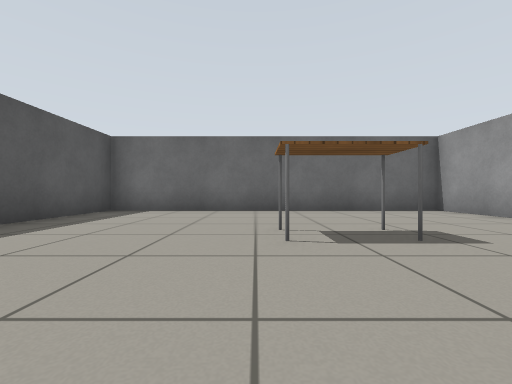
[1] (above)

17 first-person views from a walk through a world built for the Gazebo simulator. The camera is 0.5 m above the floor, looks level and sees 90° across. The floor is counted in squares, 1 m on a side. Each view is taken from the middle of a square. On the plan, view 1 faces up. The plan holds only what a view shows up to about 9 squares ahead; the rest is blank. Gazebo's built-in surfaces are drawn with simple patterns.

[2]
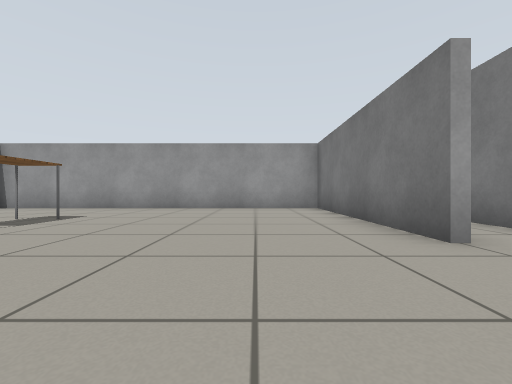

[3]
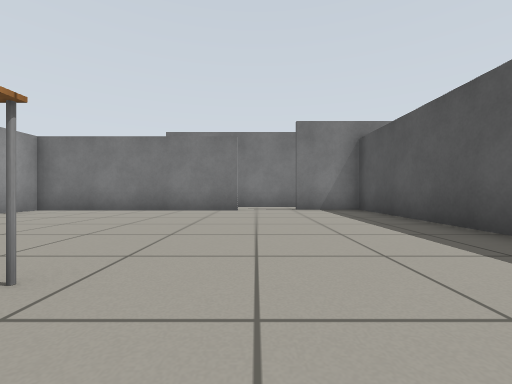

[4]
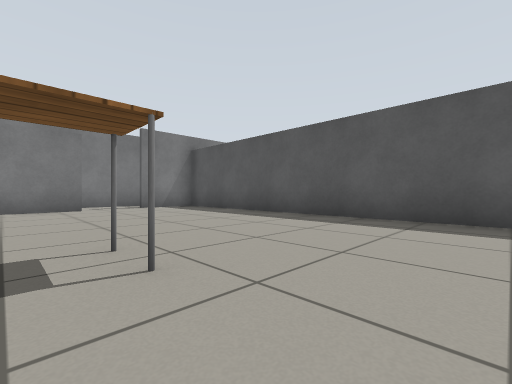

[5]
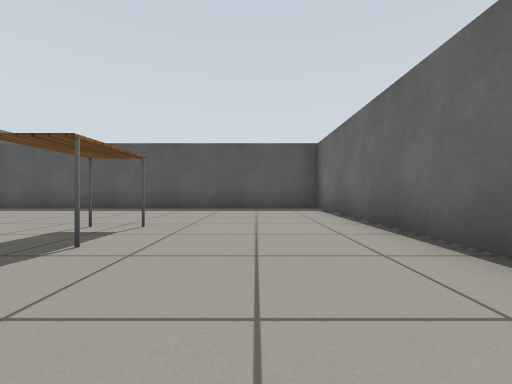

[6]
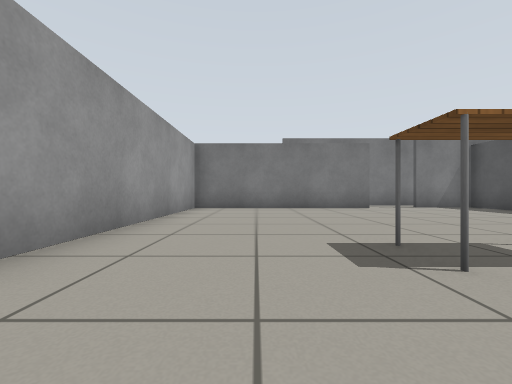

[7]
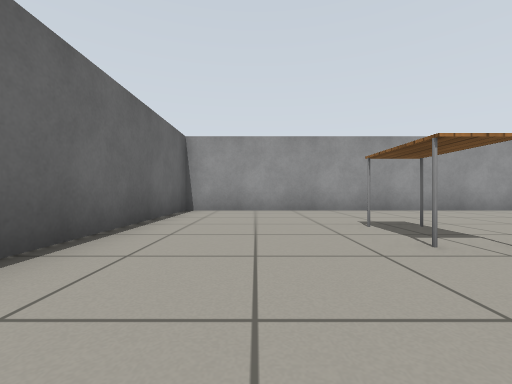

[8]
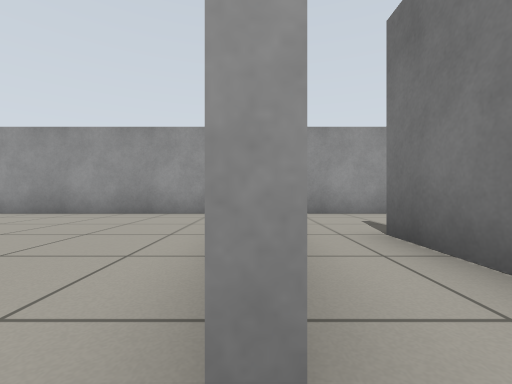

[9]
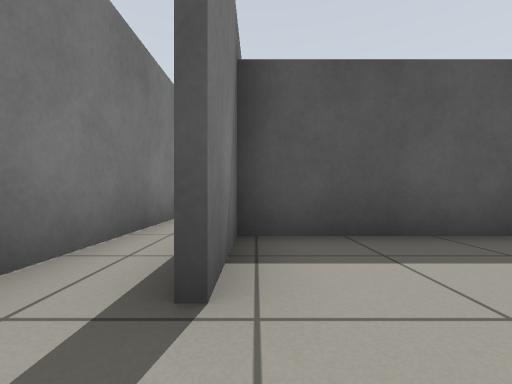

[10]
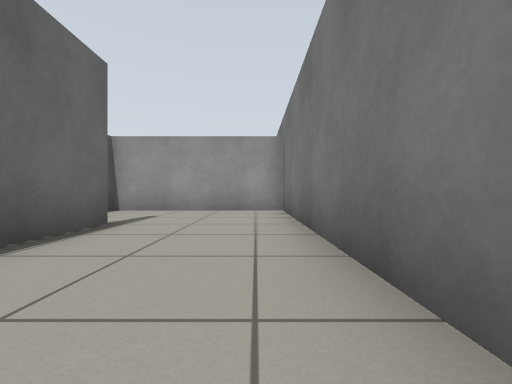

[11]
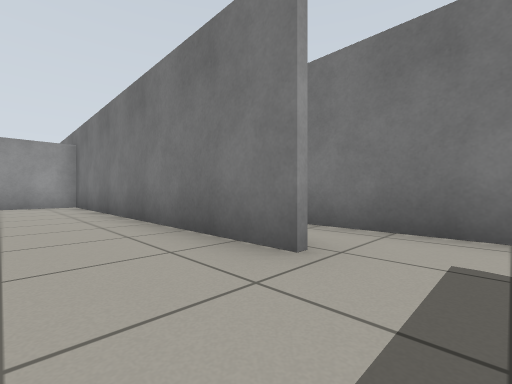

[12]
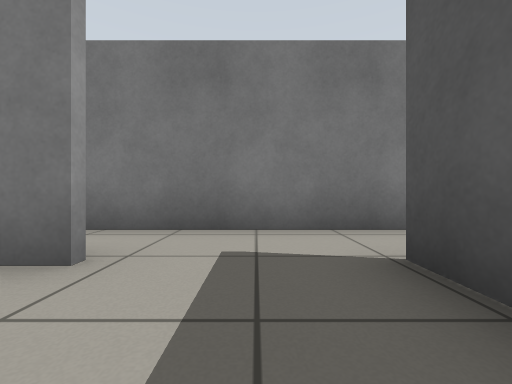

[13]
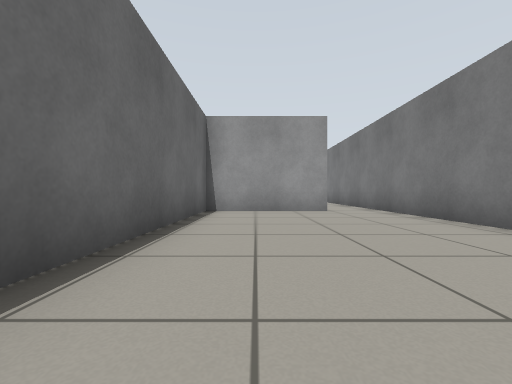

[14]
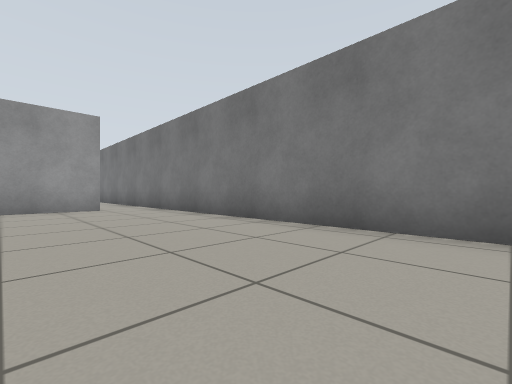

[15]
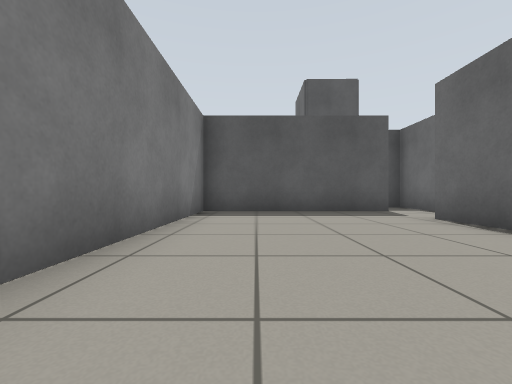

[16]
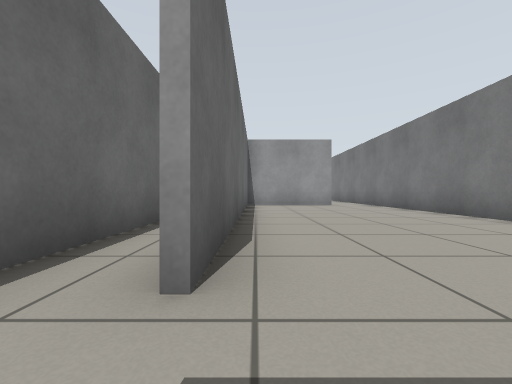

[17]
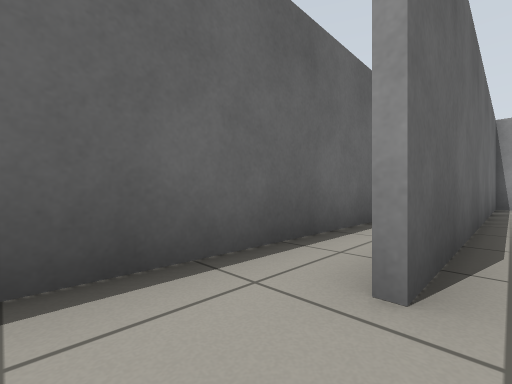

### Floor plan
Ten units are one square. View 1 is at (0, 0); x grows to the right and y downward. Boxes are objects, and circles mark ways between rooms. Rooms are numbered by the first view taken in them; rooms with no view inside come last. Other rooms are left out.
<svg viewBox="-187 -74 241 173">
<path fill="none" stroke="#000" d="M-6 29 49 29 49 -69 -39 -69 -39 32 -21 32M-58 45 -6 45M-116 34 -182 34M-6 45 19 45M20 47 2 47M-39 77 49 77 49 31M-54 94 -27 94M-63 80 -63 47 -148 47M-61 70 -61 80M-167 45 -167 94 -54 94"/>
<rect x="5" y="-35" width="20" height="10" fill="#bbb"><title>table</title></rect>
<circle cx="-15" cy="30" r="3" fill="#2a7"/>
<circle cx="5" cy="40" r="3" fill="#2a7"/>
<circle cx="-155" cy="50" r="3" fill="#2a7"/>
<circle cx="-60" cy="85" r="3" fill="#2a7"/>
<text x="0" y="-20">1</text>
<text x="-80" y="40">2</text>
<text x="0" y="60">3</text>
<text x="-110" y="70">4</text>
</svg>
Room 1 opens to room 2. Room 2 opens to room 3. Room 2 opens to room 4. Room 3 opens to room 4.

Where each view was taken, in squares from view 1:
view 1: 0 up, 0 right, facing up
view 2: 1 down, 3 left, facing right
view 3: 4 up, 1 left, facing down
view 4: 5 up, 1 right, facing down-left
view 5: 5 up, 4 right, facing left
view 6: 5 up, 3 right, facing down
view 7: 5 up, 2 left, facing right
view 8: 3 down, 1 left, facing right
view 9: 3 down, 1 left, facing left
view 10: 7 down, 2 left, facing right
view 11: 6 down, 5 left, facing down-right
view 12: 6 down, 5 left, facing down
view 13: 6 down, 13 left, facing right
view 14: 6 down, 14 left, facing down-right
view 15: 8 down, 10 left, facing left
view 16: 5 down, 16 left, facing right
view 17: 5 down, 16 left, facing up-right
